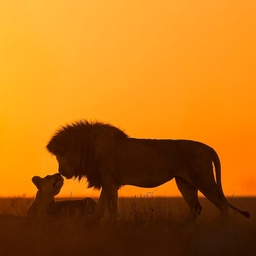
#> input picture lions.jpg, 256 x 256 px, shrunk from 1080 x 1080 before the run
$ python main3.py   (older library calls are emulated)
#> lines starting #> are read from the running program, lines starting #| are printed output that depends on the picture
import numpy as np
import cv2
import sys
import math


def distance(x, y, i, j):
    return np.sqrt((x-i)**2 + (y-j)**2)


def gaussian(x, sigma):
    return (1 / (2 * np.pi * (sigma ** 2))) * np.exp(- (x ** 2) / (2 * sigma ** 2))


def apply_bilateral_filter(source, filtered_image, x, y, diameter, sigma_i, sigma_s):
    source = np.zeros(source.shape)

    hl = diameter/2
    i_filtered = 0
    Wp = 0
    i = 0
    while i < diameter:
        j = 0
        while j < diameter:
            neighbour_x = x - (hl - i)
            neighbour_y = y - (hl - j)
            if neighbour_x >= len(source):
                neighbour_x -= len(source)
            if neighbour_y >= len(source[0]):
                neighbour_y -= len(source[0])
           # [4 lines of commented-out code are left out]
            source[int(neighbour_x)][int(neighbour_y)]
           # print(source[int(neighbour_x)][int(neighbour_y)])
           # print(source[x][y])
            gi = gaussian(source[np.int(neighbour_x)][np.int(neighbour_y)] - source[x][y], np.int(sigma_i))

            #print('gi', gi)
            gs = gaussian(distance(neighbour_x, neighbour_y, x, y), sigma_s)
            w = gi * gs
            i_filtered += source[np.int(neighbour_x)][np.int(neighbour_y)] * w
            Wp += w
            j += 1
        i += 1
    i_filtered = i_filtered // Wp
    filtered_image[x][y] = (np.round(i_filtered))


def bilateral_filter_own(source, filter_diameter, sigma_i, sigma_s):
    filtered_image = np.zeros(source.shape)

    i = 0
    while i < len(source):
        j = 0
        while j < len(source[0]):
            apply_bilateral_filter(source, filtered_image, i, j, filter_diameter, sigma_i, sigma_s)
            j += 1
        i += 1
    return filtered_image


if __name__ == "__main__":
    image = cv2.imread("lions.jpg")
#> image is the input picture: shape (256, 256, 3); mean B, G, R 20, 109.5, 182.8

    width, heigth = image.shape[:2]
#> width = 256; heigth = 256
    final_wide = int(width / 4)
#> final_wide = 64
    r = float(final_wide) / image.shape[1]
#> r = 0.25
    dim = (final_wide, int(image.shape[0] * r))
#> dim = (64, 64)
    image = cv2.resize(image, dim, interpolation=cv2.INTER_AREA)
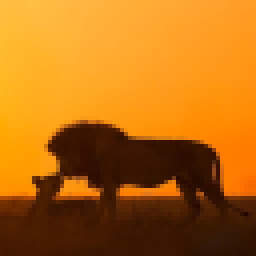
#> image: shape (64, 64, 3) (shown 4 times larger); mean B, G, R 20, 109.5, 182.8

    filtered_image_OpenCV = cv2.bilateralFilter(image, 5, 12, 16)
    cv2.imwrite("original_image_grayscale.png", image)
    cv2.imwrite("filtered_image_OpenCV.png", filtered_image_OpenCV)
    filtered_image_own = bilateral_filter_own(image, 5, 12, 16)
#> the loop in bilateral_filter_own, `while i < len(source):` made 64 passes
#> i on passes 1 to 3: 1, 2, 0
#> filtered_image_own: shape (64, 64, 3) float64; every value is 0
    cv2.imwrite("filtered_image_own.png", filtered_image_own)
